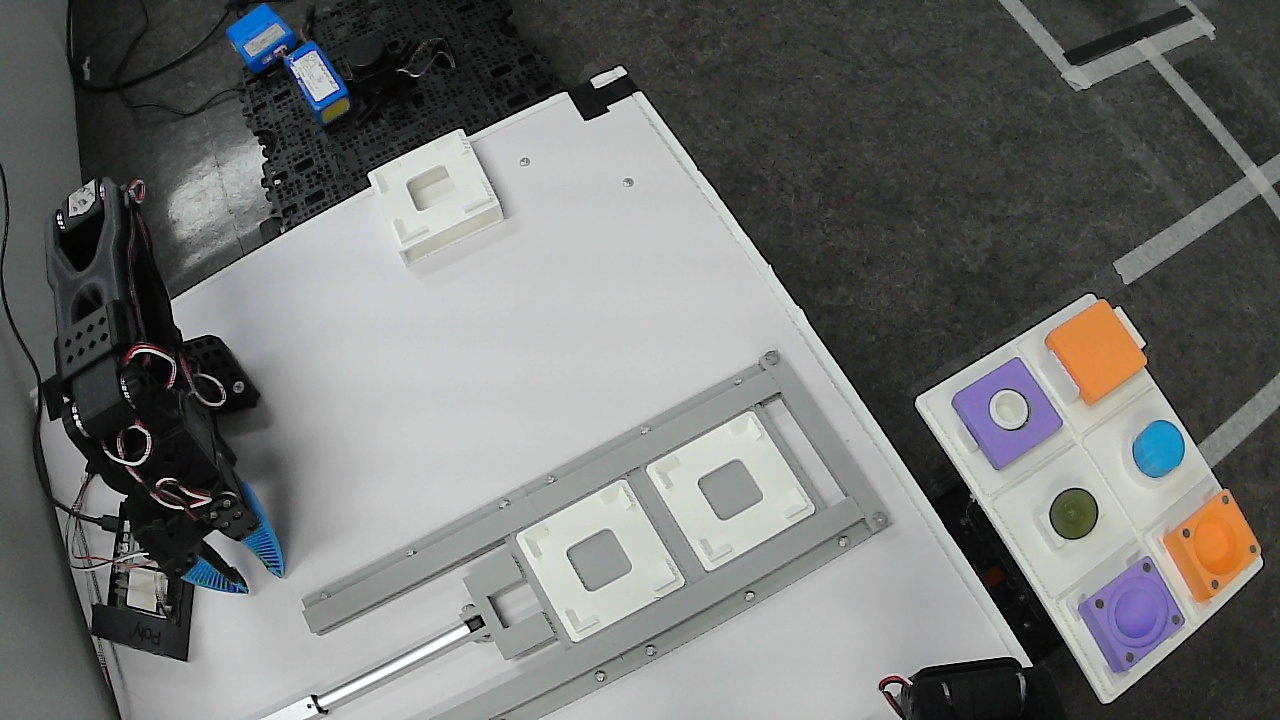
#> input picture SO101_teach/tests/fixtures/adoption-latency/frame.jpg, 1280 x 720 px
$ python -i junction_orientation.py   (imports and definitions only)
#> lines starting #> are read from the running program, lines starting #| are printed output that depends on the picture; after the words box and inside, x2 and y2 are one past the last pixel; in counts of white or black regions, pixels touching at a corner belong together
#> further down, picture is the input picture: shape (720, 1280, 3); mean B, G, R 113.7, 115.3, 114.2
"""Current-frame carrier half-turn evidence from its exposed central junction."""
from functools import lru_cache
from pathlib import Path
import cv2
import numpy as np
from .height_reference import detection_plane_z

# Reviewed saved-image reference: B middle above, A middle below, model +X right.
# This is fixed fixture evidence, not an adopted pose or previous frame result.
REFERENCE = Path(__file__).resolve().parents[1]/'assets/reference/carrier-junction.png'
PIXELS_PER_MM = 4
MIN_SCORE = .55
MIN_MARGIN = .08


def edge_evidence(image):
    gray=cv2.cvtColor(image,cv2.COLOR_BGR2GRAY)
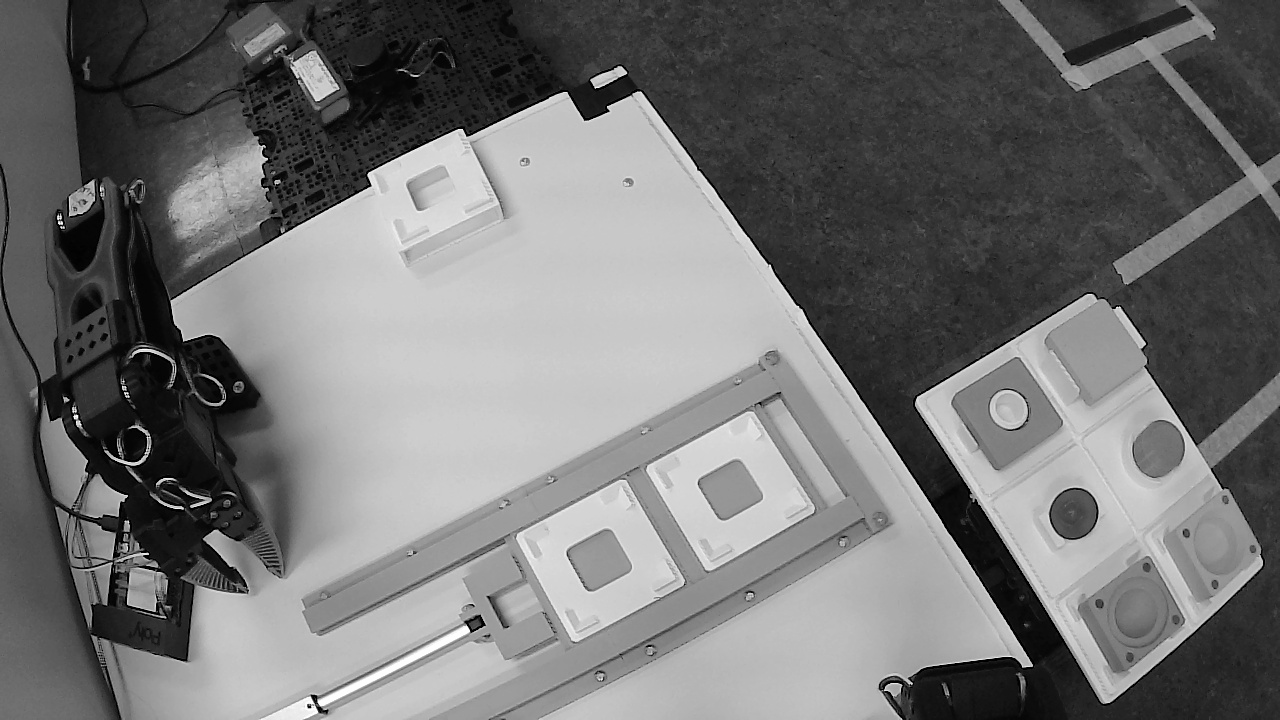
#> gray: shape (720, 1280); min 0, max 255, mean 114.8
    hsv=cv2.cvtColor(image,cv2.COLOR_BGR2HSV)
#> hsv: shape (720, 1280, 3); mean H, S, V 57.1, 19.5, 118.3
    product=((hsv[:,:,1]>65)&(hsv[:,:,2]>25)).astype(np.uint8)
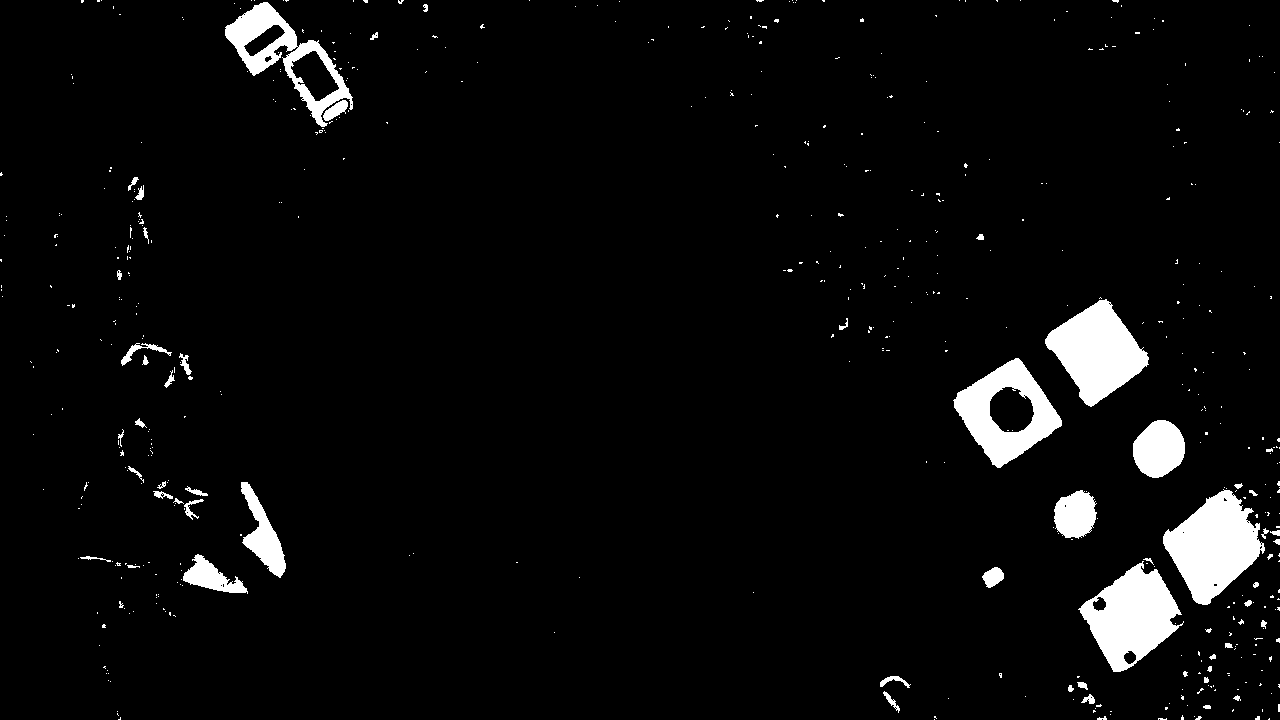
#> product: shape (720, 1280); values 0 (black) and 1 (white), 4.4% white; 552 white regions (494 under 20 px), largest, box (x1, y1, x2, y2) and area: (1163, 489, 1265, 605) 6779, (1078, 561, 1184, 672) 6283, (1045, 299, 1149, 407) 6210
    product=cv2.dilate(product,np.ones((17,17),np.uint8))
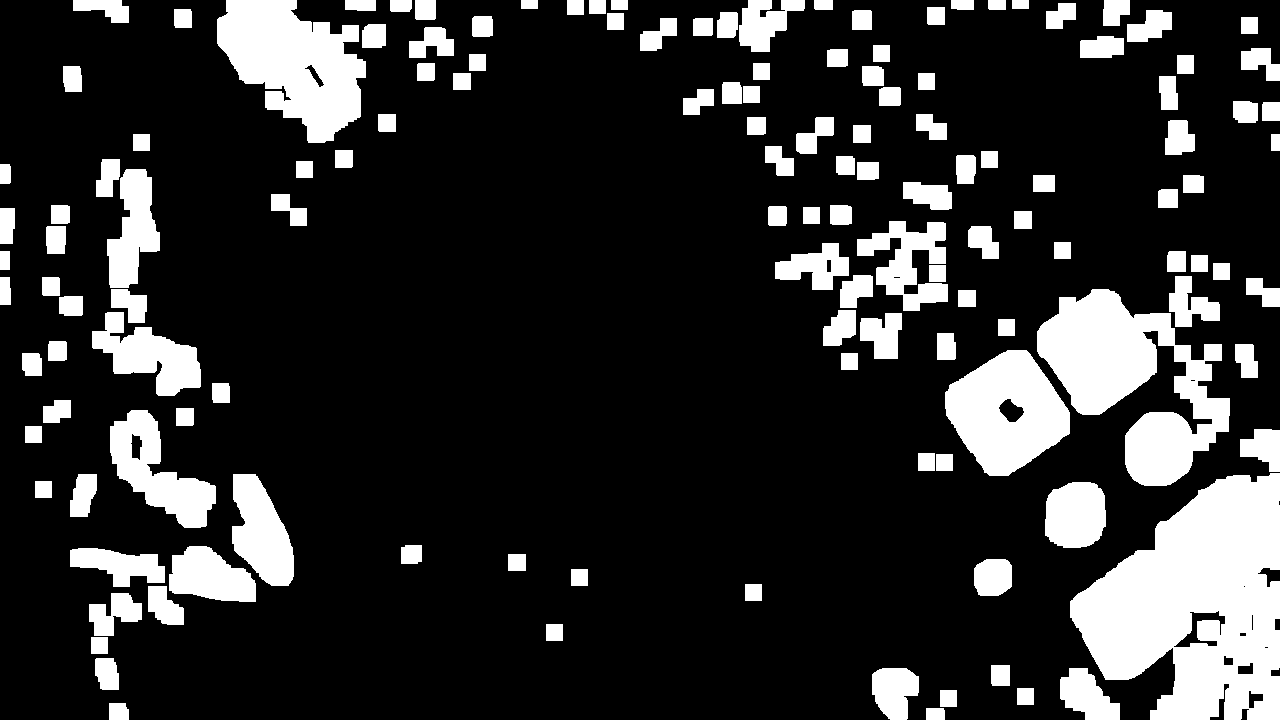
#> product: shape (720, 1280); values 0 (black) and 1 (white), 18.7% white; 137 white regions, largest, box (x1, y1, x2, y2) and area: (1070, 473, 1280, 720) 34446, (1037, 289, 1230, 486) 18424, (217, 0, 366, 143) 13316
    valid=product==0
    edges=cv2.Canny(cv2.GaussianBlur(gray,(3,3),0),15,45)>0
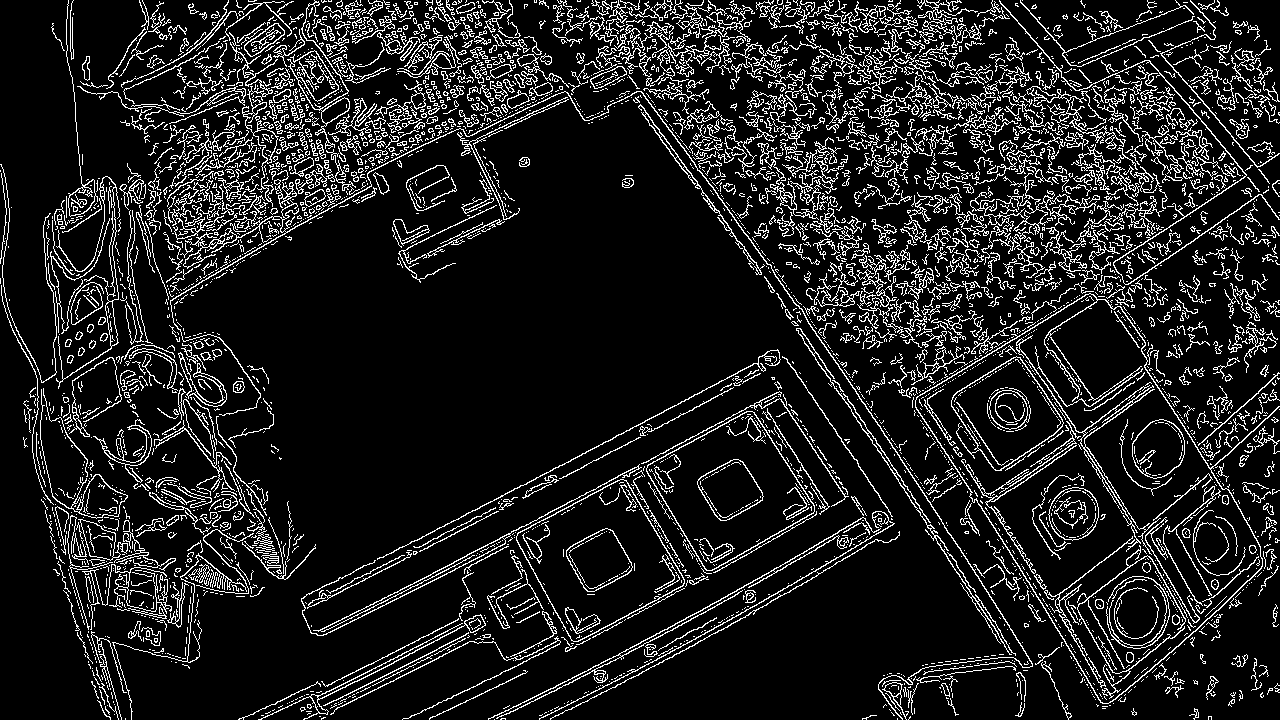
#> edges: shape (720, 1280) bool; 12.1% white in thin lines or dots
    return edges & valid,valid


# [61 lines left out: functions reference_evidence, compare, evaluate, not called in this run]

>>> import cv2
>>> picture = cv2.imread('../tests/fixtures/adoption-latency/frame.jpg')
>>> result = edge_evidence(picture)
